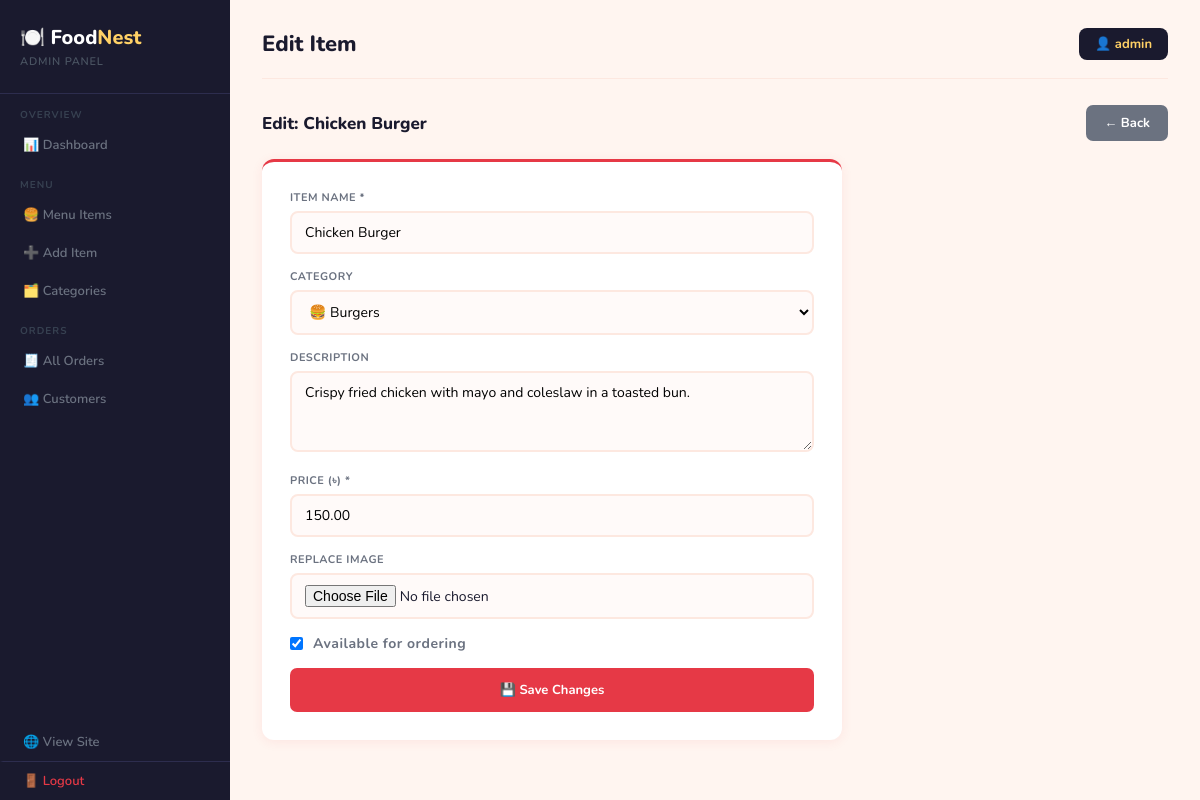
The page /admin/edit_item.php?id=2 (signed in) on the database its author committed.
### tables this page shows
CREATE TABLE IF NOT EXISTS menu_items (
    id INT AUTO_INCREMENT PRIMARY KEY,
    category_id INT,
    name VARCHAR(150) NOT NULL,
    description TEXT,
    price DECIMAL(10,2) NOT NULL,
    image VARCHAR(255),
    is_available TINYINT(1) DEFAULT 1,
    created_at TIMESTAMP DEFAULT CURRENT_TIMESTAMP,
    FOREIGN KEY (category_id) REFERENCES categories(id) ON DELETE SET NULL
);

CREATE TABLE IF NOT EXISTS categories (
    id INT AUTO_INCREMENT PRIMARY KEY,
    name VARCHAR(100) NOT NULL,
    icon VARCHAR(10) DEFAULT '🍽️'
);

### admin/edit_item.php (the view, shortened to what this page needs)
<?php
require_once '../includes/db.php';
$id = (int)($_GET['id'] ?? 0);
$stmt = $conn->prepare("SELECT * FROM menu_items WHERE id=?");
$stmt->bind_param("i", $id); $stmt->execute();
$item = $stmt->get_result()->fetch_assoc();
$categories = $conn->query("SELECT * FROM categories")->fetch_all(MYSQLI_ASSOC);
include 'header.php';
?>
<div class="section-header">
  <h2>Edit: <?= htmlspecialchars($item['name']) ?></h2>
  <a href="menu_items.php" class="btn btn-secondary">← Back</a>
</div>
<div class="admin-form">
  <form method="POST" enctype="multipart/form-data">
    <div class="form-group"><label>Item Name *</label><input type="text" name="name" value="<?= htmlspecialchars($item['name']) ?>"/></div>
    <div class="form-group"><label>Category</label>
      <select name="category_id">
        <?php foreach ($categories as $c): ?>
          <option value="<?= $c['id'] ?>" <?= $item['category_id']==$c['id']?'selected':'' ?>><?= $c['icon'].' '.htmlspecialchars($c['name']) ?></option>
        <?php endforeach; ?>
      </select>
    </div>
    <div class="form-group"><label>Description</label><textarea name="description" rows="3"><?= htmlspecialchars($item['description']) ?></textarea></div>
    <div class="form-group"><label>Price (৳) *</label><input type="number" name="price" step="0.01" min="0" value="<?= $item['price'] ?>"/></div>
    <div class="form-group">
      <label>Replace Image</label>
      <input type="file" name="image" accept="image/*"/>
    </div>
    <div class="form-group" style="display:flex;align-items:center;gap:10px;">
      <input type="checkbox" name="is_available" id="avail" <?= $item['is_available']?'checked':'' ?> style="width:auto;"/>
      <label for="avail" style="margin:0;text-transform:none;font-size:14px;">Available for ordering</label>
    </div>
    <button type="submit" class="btn btn-primary" style="width:100%;padding:13px;">💾 Save Changes</button>
  </form>
</div>
<?php include 'footer.php'; ?>

### admin/header.php (style rules this page uses)
* { margin:0; padding:0; box-sizing:border-box; }
body { font-family:'Nunito',sans-serif; background:#fff5f0; display:flex; min-height:100vh; color:#1a1a2e; }
.admin-form { background:white; border-radius:12px; padding:28px; box-shadow:0 2px 12px rgba(230,57,70,0.08); max-width:580px; border-top:3px solid #e63946; }
.admin-form .form-group { margin-bottom:15px; }
.admin-form label { display:block; font-size:11px; font-weight:700; color:#6b7280; margin-bottom:6px; text-transform:uppercase; letter-spacing:0.5px; }
.admin-form input,.admin-form select,.admin-form textarea { width:100%; padding:10px 13px; border:2px solid #fde8e0; border-radius:8px; font-size:14px; outline:none; font-family:'Nunito',sans-serif; background:#fffaf9; }
.btn { display:inline-block; padding:9px 18px; border-radius:7px; font-size:13px; font-weight:700; cursor:pointer; border:none; transition:all 0.2s; text-decoration:none; font-family:'Nunito',sans-serif; }
.btn-primary { background:#e63946; color:white; }
.btn-secondary { background:#6b7280; color:white; }
.section-header { display:flex; justify-content:space-between; align-items:center; margin-bottom:18px; }
.section-header h2 { font-size:17px; font-weight:800; color:#1a1a2e; }

### rows shown on the page
menu_items: name "Chicken Burger", category_id "🍔 Burgers", description "Crispy fried chicken with mayo and coleslaw in a toasted bun.", price "150.00", is_available "☑"

### other values the page prints
$pageTitle "Edit Item"
$_SESSION['admin_name'] "admin"
